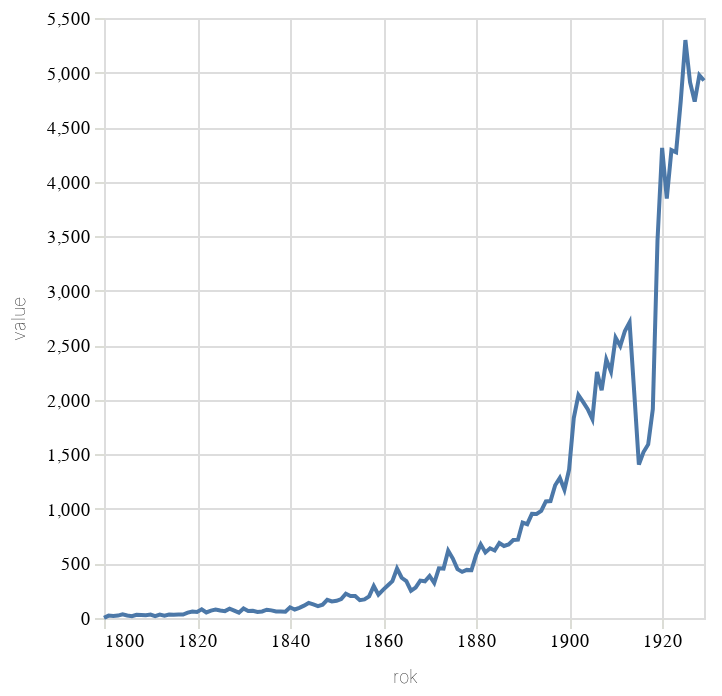

Notebook code for this chart:
### Code cell
alt.Chart(do_grafu.head(130).to_pandas()).mark_line().encode(alt.X('rok:T'),alt.Y('value:Q'))

### Figure 1 — Vega-Lite specification as saved in the notebook (floating-point values rounded to 4 significant figures; data arrays with more than 128 entries replaced by an {"elided": "..."} marker saying what was removed)
{"config": {"title": {"font": "Noticia Text", "fontSize": 12, "anchor": "start", "lineHeight": 19, "fontWeight": "bolder", "subtitleFont": "Noticia Text", "subtitleFontSize": 10, "subtitleLineHeight": 15, "subtitlePadding": 10, "dy": -10}, "axis": {"labelFont": "Asap", "titleFont": "Asap", "fontWeight": "lighter", "titleFontWeight": "lighter", "labelFontSize": 9, "titleFontSize": 9, "labelPadding": 2, "titlePadding": 9, "domainOpacity": 0, "tickColor": "#DCDDD6"}, "legend": {"labelFont": "Asap", "labelFontWeight": "normal", "titleFont": "Asap", "titleFontWeight": "normal", "labelFontSize": 9, "titleFontSize": 9}}, "data": {"name": "data-19b42d5e5ae7b3bd31524587f2dc9d52"}, "mark": {"type": "line"}, "encoding": {"x": {"field": "rok", "type": "temporal"}, "y": {"field": "value", "type": "quantitative"}}, "$schema": "https://vega.github.io/schema/vega-lite/v5.8.0.json", "datasets": {"data-19b42d5e5ae7b3bd31524587f2dc9d52": {"elided": "130 records"}}}
